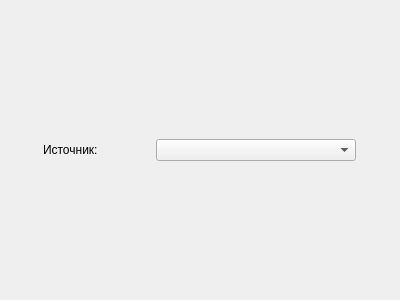
<?xml version="1.0" encoding="UTF-8"?>
<ui version="4.0">
 <class>CPUDistributionWidget</class>
 <widget class="QWidget" name="CPUDistributionWidget">
  <property name="geometry">
   <rect>
    <x>0</x>
    <y>0</y>
    <width>400</width>
    <height>300</height>
   </rect>
  </property>
  <property name="windowTitle">
   <string>Form</string>
  </property>
  <layout class="QVBoxLayout" name="verticalLayout_2" stretch="1,6">
   <item>
    <layout class="QHBoxLayout" name="controlLayout">
     <item>
      <widget class="QLabel" name="sourceLabel">
       <property name="maximumSize">
        <size>
         <width>75</width>
         <height>16777215</height>
        </size>
       </property>
       <property name="text">
        <string>Источник:</string>
       </property>
      </widget>
     </item>
     <item>
      <widget class="QComboBox" name="sourceComboBox">
       <property name="maximumSize">
        <size>
         <width>200</width>
         <height>16777215</height>
        </size>
       </property>
      </widget>
     </item>
    </layout>
   </item>
   <item>
    <layout class="QVBoxLayout" name="chartLayout"/>
   </item>
  </layout>
 </widget>
 <resources/>
 <connections/>
</ui>
